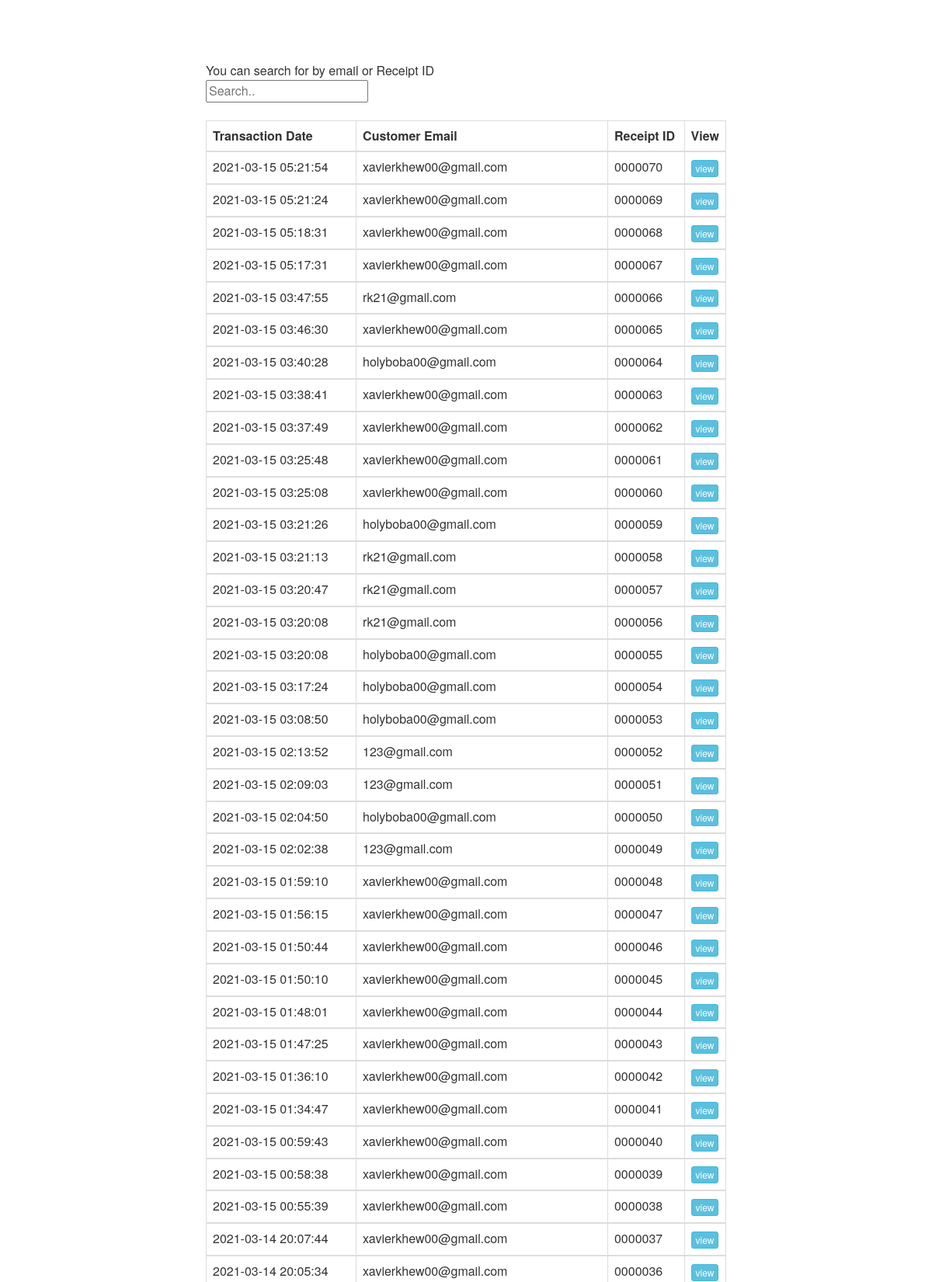
The page /staff/transaction-page.php (upper part) on the database its author committed.
### tables this page shows
CREATE TABLE `transaction` (
  `id` int(20) NOT NULL,
  `email` varchar(255) DEFAULT NULL,
  `contactornot` varchar(255) DEFAULT NULL,
  `send_type` varchar(255) DEFAULT NULL,
  `receipt_id` varchar(255) DEFAULT NULL,
  `date` varchar(255) DEFAULT NULL,
  `address` varchar(255) DEFAULT NULL,
  `subtotal` varchar(550) NOT NULL DEFAULT '0',
  `discount` varchar(255) DEFAULT NULL,
  `voucher` int(2) DEFAULT NULL,
  `voucher_code` varchar(255) DEFAULT NULL,
  `total` varchar(255) DEFAULT NULL,
  `payment_method` int(2) DEFAULT NULL,
  `payment_time` varchar(255) DEFAULT NULL,
  `change_time` varchar(255) DEFAULT NULL,
  `user_id` int(11) DEFAULT NULL
);

### staff/transaction-page.php (the view, shortened to what this page needs)
<!DOCTYPE html>
<?php
    include "../db-connect.php";
?>
<html>
    <head><title>View Transactions | REX Foodipedia</title>
    <link rel="stylesheet" href="https://maxcdn.bootstrapcdn.com/bootstrap/3.3.6/css/bootstrap.min.css" />
<link rel="stylesheet" href="css/fonts.css">
</head>
<body>
<?php
            $query = "SELECT * FROM transaction ORDER BY receipt_id DESC";
            $result = mysqli_query($connect, $query);
?>
        <br /><br /><br><br>
    <div class="container" style="width:700px;">
        <span class="search">You can search for by email or Receipt ID</span><br>
        <input id="searchinput" type="text" placeholder="Search..">
        <br />
        <div class="table-responsive">
            <br />
            <div id="employee_table">
                <table class="table table-bordered">
                    <tr>
                        <th width="30%">Transaction Date</th>
                        <th width="50%">Customer Email</th>
                        <th width="15%">Receipt ID</th>
                        <th width="15%">View</th>
                    </tr>
                    <?php
                               while($row = mysqli_fetch_array($result))
                               {
                               ?>
                    <tbody id="myTable">
                    <tr>
                        <td><?php echo $row["date"]; ?></td>
                        <td><?php echo $row["email"]; ?></td>
                        <td><?php echo $row["receipt_id"]; ?></td>
                        <td><input type="button" name="view" value="view" id="<?php echo $row["receipt_id"]; ?>"
                                class="btn btn-info btn-xs view_data" /></td>
                    </tr>
                    <?php
                               }
                               ?>
                    </tbody>
                </table>
            </div>
        </div>
    </div>
</body>
</html>

### staff/transaction-page.php (style rules this page uses)
* { font-size: 16px; }

### rows shown on the page
transaction: date "2021-03-15 05:21:54", email "xavierkhew00@gmail.com", receipt "0000070"
transaction: date "2021-03-15 05:21:24", email "xavierkhew00@gmail.com", receipt "0000069"
transaction: date "2021-03-15 05:18:31", email "xavierkhew00@gmail.com", receipt "0000068"
transaction: date "2021-03-15 05:17:31", email "xavierkhew00@gmail.com", receipt "0000067"
transaction: date "2021-03-15 03:47:55", email "rk21@gmail.com", receipt "0000066"
transaction: date "2021-03-15 03:46:30", email "xavierkhew00@gmail.com", receipt "0000065"
transaction: date "2021-03-15 03:40:28", email "holyboba00@gmail.com", receipt "0000064"
transaction: date "2021-03-15 03:38:41", email "xavierkhew00@gmail.com", receipt "0000063"
transaction: date "2021-03-15 03:37:49", email "xavierkhew00@gmail.com", receipt "0000062"
transaction: date "2021-03-15 03:25:48", email "xavierkhew00@gmail.com", receipt "0000061"
transaction: date "2021-03-15 03:25:08", email "xavierkhew00@gmail.com", receipt "0000060"
transaction: date "2021-03-15 03:21:26", email "holyboba00@gmail.com", receipt "0000059"
transaction: date "2021-03-15 03:21:13", email "rk21@gmail.com", receipt "0000058"
transaction: date "2021-03-15 03:20:47", email "rk21@gmail.com", receipt "0000057"
transaction: date "2021-03-15 03:20:08", email "rk21@gmail.com", receipt "0000056"
transaction: date "2021-03-15 03:20:08", email "holyboba00@gmail.com", receipt "0000055"
transaction: date "2021-03-15 03:17:24", email "holyboba00@gmail.com", receipt "0000054"
transaction: date "2021-03-15 03:08:50", email "holyboba00@gmail.com", receipt "0000053"
transaction: date "2021-03-15 02:13:52", email "123@gmail.com", receipt "0000052"
transaction: date "2021-03-15 02:09:03", email "123@gmail.com", receipt "0000051"
transaction: date "2021-03-15 02:04:50", email "holyboba00@gmail.com", receipt "0000050"
transaction: date "2021-03-15 02:02:38", email "123@gmail.com", receipt "0000049"
transaction: date "2021-03-15 01:59:10", email "xavierkhew00@gmail.com", receipt "0000048"
transaction: date "2021-03-15 01:56:15", email "xavierkhew00@gmail.com", receipt "0000047"
transaction: date "2021-03-15 01:50:44", email "xavierkhew00@gmail.com", receipt "0000046"
transaction: date "2021-03-15 01:50:10", email "xavierkhew00@gmail.com", receipt "0000045"
transaction: date "2021-03-15 01:48:01", email "xavierkhew00@gmail.com", receipt "0000044"
transaction: date "2021-03-15 01:47:25", email "xavierkhew00@gmail.com", receipt "0000043"
transaction: date "2021-03-15 01:36:10", email "xavierkhew00@gmail.com", receipt "0000042"
transaction: date "2021-03-15 01:34:47", email "xavierkhew00@gmail.com", receipt "0000041"
transaction: date "2021-03-15 00:59:43", email "xavierkhew00@gmail.com", receipt "0000040"
transaction: date "2021-03-15 00:58:38", email "xavierkhew00@gmail.com", receipt "0000039"
transaction: date "2021-03-15 00:55:39", email "xavierkhew00@gmail.com", receipt "0000038"
transaction: date "2021-03-14 20:07:44", email "xavierkhew00@gmail.com", receipt "0000037"
transaction: date "2021-03-14 20:05:34", email "xavierkhew00@gmail.com", receipt "0000036"
